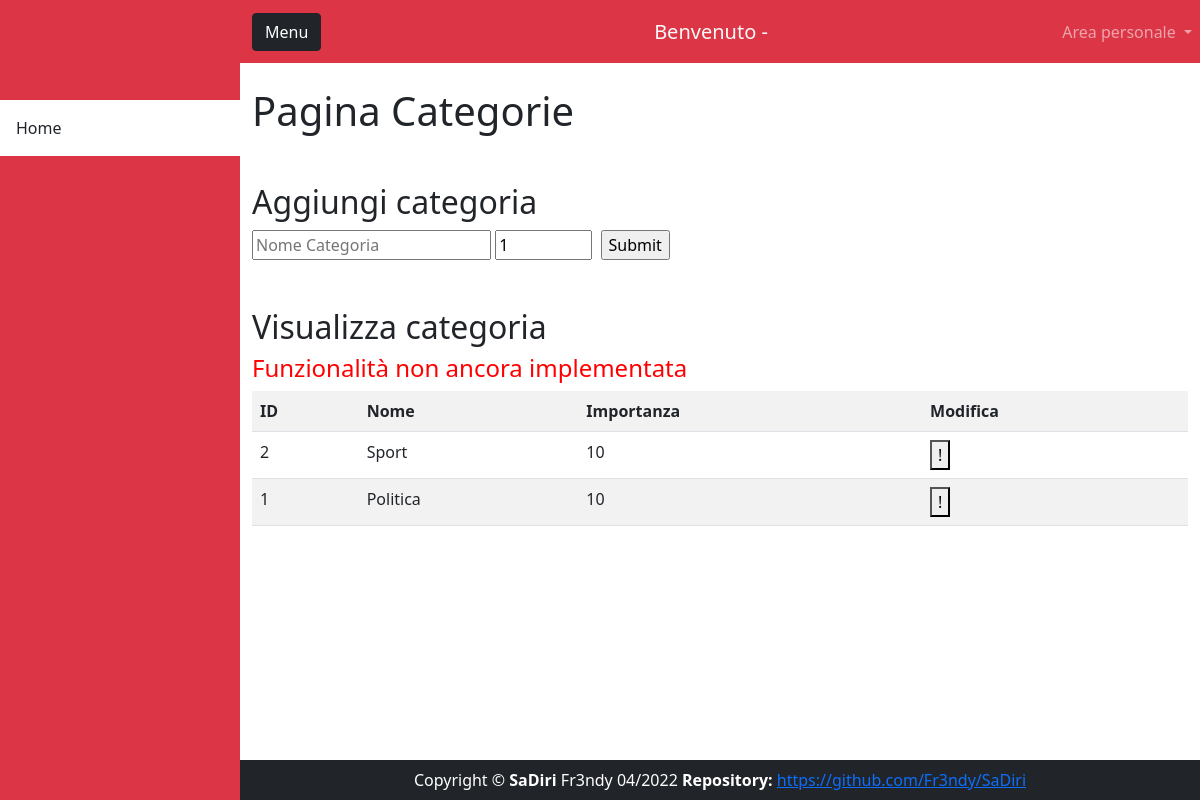
/admin_categorie.php, run on the app's committed database.
### tables this page shows
CREATE TABLE IF NOT EXISTS `categorie` (
  `ID_CATEGORIA` int NOT NULL AUTO_INCREMENT,
  `NOME` varchar(40) DEFAULT NULL,
  `IMPORTANZA` int DEFAULT NULL,
  PRIMARY KEY (`ID_CATEGORIA`),
  UNIQUE KEY `NOME` (`NOME`)
);

### admin_categorie.php (the view, shortened to what this page needs)
<!DOCTYPE html>
<html lang="en">
<head>
    <link href="css/styles1.css" rel="stylesheet" />
</head>
<body class="d-flex flex-column">
    <div class="d-flex" id="wrapper">
        <div class="bg-danger" id="sidebar-wrapper">
            <div class="sidebar-heading py-5 bg-danger "></div>
            <div class="list-group list-group-flush d-flex flex-column" style="height:86%">
                <a class="list-group-item list-group-item-action p-3  my-1" href="admin_home.php">Home</a>
            </div>
        </div>
        <div id="page-content-wrapper" class="d-flex flex-column" style="height: 100vh;">
            <nav class="sb-topnav navbar navbar-expand navbar-dark bg-danger" style="height: 8vh;">
                <div class="container-fluid">
                    <button class="btn btn-dark" id="sidebarToggle">Menu</button>
                </div>
                <p class="lead mb-0 text-light w-100">Benvenuto -
                </p>
                <ul class="navbar-nav ms-auto">
                    <li class="nav-item dropdown">
                        <a class="nav-link  dropdown-toggle" href="#" data-bs-toggle="dropdown"> Area personale </a>
                    </li>
                </ul>
            </nav>
            <div class="container-fluid " style="overflow: auto; height: 88vh;">
                <h1 class="mt-4">Pagina Categorie</h1>
                <form method="post" action="agg_categoria.php">
                    <h2>Aggiungi categoria</h2>
                    <input type="text" placeholder="Nome Categoria" name="nome_c">
                    <input type="number" placeholder="Importanza(1-100)" name="import" min="1" max="100" value="1">
                    <input type="submit" placeholder="Aggiungi">
                </form>
                <h2>Visualizza categoria</h2>
                <h4 style="color:red;">Funzionalità non ancora implementata</h4>
                <table class="table table-striped">
                    <tr>
                        <th cope="col">ID</th>
                        <th cope="col">Nome</th>
                        <th cope="col">Importanza</th>
                        <th cope="col">Modifica</th>
                    </tr>
                    <?php
                            include ("Config.php");
                            $query = "
                            SELECT ID_CATEGORIA,NOME,IMPORTANZA
                            FROM categorie
                            ORDER BY ID_CATEGORIA DESC
                            ";
                            $ris = mysqli_query($link,$query);
                            while($array=mysqli_fetch_array($ris)){
                            if ($ris)
                            {
                                print'
                                <tr>
                                <td>'.$array["ID_CATEGORIA"].'</td>
                                <td>'.$array["NOME"].'</td>
                                <td>'.$array["IMPORTANZA"].'</td>
                                <td><form action="" method="post">
                                <span name="ID" value="'.$array['ID_CATEGORIA'].'" style="display: none;"></span>
                                <button type="submit">!</button>
                                </form></td>
                                </tr>
                                ';
                            }else
                            {
                                    print "Errore nella query";
                            }
                        }
                        ?>
                </table>
            </div>
    <footer class="py-2 bg-dark mt-auto">
        <div class="container">
            <p class="m-0 text-center text-white">Copyright &copy; <b>SaDiri</b> Fr3ndy 04/2022 <b>Repository:</b> <a
                    href="https://github.com/Fr3ndy/SaDiri">https://github.com/Fr3ndy/SaDiri</a> </p>
        </div>
    </footer>
</body>
</html>

### data on the page
categorie: ID_CATEGORIA "2", NOME "Sport", IMPORTANZA "10"
categorie: ID_CATEGORIA "1", NOME "Politica", IMPORTANZA "10"
